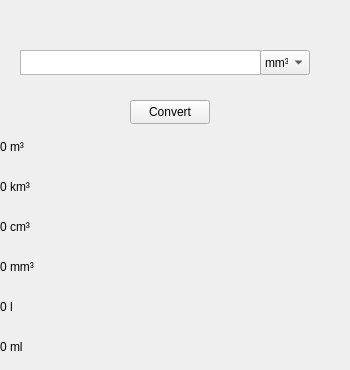
      <widget class="QWidget" name="page_17">
       <widget class="QPlainTextEdit" name="plainTextEdit_18">
        <property name="geometry">
         <rect>
          <x>20</x>
          <y>50</y>
          <width>241</width>
          <height>25</height>
         </rect>
        </property>
        <property name="font">
         <font>
          <family>Segoe UI</family>
          <pointsize>9</pointsize>
          <bold>true</bold>
         </font>
        </property>
        <property name="verticalScrollBarPolicy">
         <enum>Qt::ScrollBarAlwaysOff</enum>
        </property>
        <property name="horizontalScrollBarPolicy">
         <enum>Qt::ScrollBarAlwaysOff</enum>
        </property>
        <property name="plainText">
         <string/>
        </property>
       </widget>
       <widget class="QComboBox" name="comboBox1_9">
        <property name="geometry">
         <rect>
          <x>260</x>
          <y>50</y>
          <width>50</width>
          <height>25</height>
         </rect>
        </property>
        <item>
         <property name="text">
          <string>mm³</string>
         </property>
        </item>
        <item>
         <property name="text">
          <string>cm³</string>
         </property>
        </item>
        <item>
         <property name="text">
          <string>km³</string>
         </property>
        </item>
        <item>
         <property name="text">
          <string>m³</string>
         </property>
        </item>
        <item>
         <property name="text">
          <string>l</string>
         </property>
        </item>
        <item>
         <property name="text">
          <string>ml</string>
         </property>
        </item>
        <item>
         <property name="text">
          <string/>
         </property>
        </item>
       </widget>
       <widget class="QPushButton" name="pushButton1_9">
        <property name="geometry">
         <rect>
          <x>130</x>
          <y>100</y>
          <width>80</width>
          <height>24</height>
         </rect>
        </property>
        <property name="text">
         <string>Convert</string>
        </property>
       </widget>
       <widget class="QLabel" name="label_110">
        <property name="geometry">
         <rect>
          <x>0</x>
          <y>140</y>
          <width>341</width>
          <height>21</height>
         </rect>
        </property>
        <property name="lineWidth">
         <number>0</number>
        </property>
        <property name="text">
         <string>0 m³</string>
        </property>
        <property name="alignment">
         <set>Qt::AlignLeading|Qt::AlignLeft|Qt::AlignTop</set>
        </property>
        <property name="margin">
         <number>2</number>
        </property>
        <property name="indent">
         <number>-1</number>
        </property>
       </widget>
       <widget class="QLabel" name="label_118">
        <property name="geometry">
         <rect>
          <x>0</x>
          <y>180</y>
          <width>341</width>
          <height>21</height>
         </rect>
        </property>
        <property name="lineWidth">
         <number>0</number>
        </property>
        <property name="text">
         <string>0 km³</string>
        </property>
        <property name="alignment">
         <set>Qt::AlignLeading|Qt::AlignLeft|Qt::AlignTop</set>
        </property>
        <property name="margin">
         <number>2</number>
        </property>
        <property name="indent">
         <number>-1</number>
        </property>
       </widget>
       <widget class="QLabel" name="label_119">
        <property name="geometry">
         <rect>
          <x>0</x>
          <y>220</y>
          <width>341</width>
          <height>21</height>
         </rect>
        </property>
        <property name="lineWidth">
         <number>0</number>
        </property>
        <property name="text">
         <string>0 cm³</string>
        </property>
        <property name="alignment">
         <set>Qt::AlignLeading|Qt::AlignLeft|Qt::AlignTop</set>
        </property>
        <property name="margin">
         <number>2</number>
        </property>
        <property name="indent">
         <number>-1</number>
        </property>
       </widget>
       <widget class="QLabel" name="label_120">
        <property name="geometry">
         <rect>
          <x>0</x>
          <y>260</y>
          <width>341</width>
          <height>21</height>
         </rect>
        </property>
        <property name="lineWidth">
         <number>0</number>
        </property>
        <property name="text">
         <string>0 mm³</string>
        </property>
        <property name="alignment">
         <set>Qt::AlignLeading|Qt::AlignLeft|Qt::AlignTop</set>
        </property>
        <property name="margin">
         <number>2</number>
        </property>
        <property name="indent">
         <number>-1</number>
        </property>
       </widget>
       <widget class="QLabel" name="label_121">
        <property name="geometry">
         <rect>
          <x>0</x>
          <y>300</y>
          <width>341</width>
          <height>21</height>
         </rect>
        </property>
        <property name="lineWidth">
         <number>0</number>
        </property>
        <property name="text">
         <string>0 l</string>
        </property>
        <property name="alignment">
         <set>Qt::AlignLeading|Qt::AlignLeft|Qt::AlignTop</set>
        </property>
        <property name="margin">
         <number>2</number>
        </property>
        <property name="indent">
         <number>-1</number>
        </property>
       </widget>
       <widget class="QLabel" name="label_122">
        <property name="geometry">
         <rect>
          <x>0</x>
          <y>340</y>
          <width>341</width>
          <height>21</height>
         </rect>
        </property>
        <property name="lineWidth">
         <number>0</number>
        </property>
        <property name="text">
         <string>0 ml</string>
        </property>
        <property name="alignment">
         <set>Qt::AlignLeading|Qt::AlignLeft|Qt::AlignTop</set>
        </property>
        <property name="margin">
         <number>2</number>
        </property>
        <property name="indent">
         <number>-1</number>
        </property>
       </widget>
      </widget>
